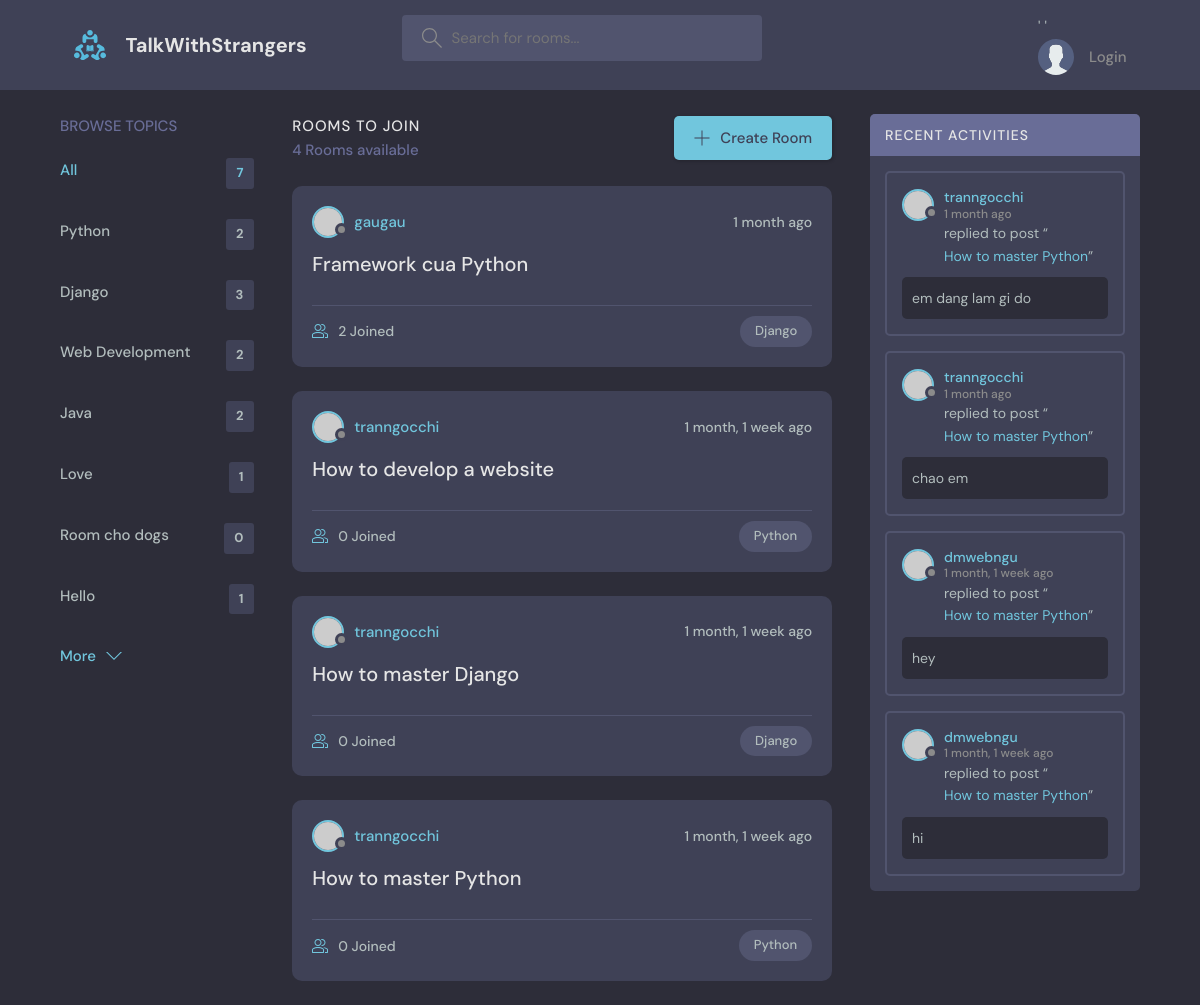
Page /?q=Python on the committed database.
### base/models.py (models this page shows, shortened)
class Topic(models.Model):
    name = models.CharField(max_length=200)

class Room(models.Model):
    host = models.ForeignKey(User, on_delete=models.SET_NULL, null=True)
    topic = models.ForeignKey(Topic, on_delete=models.SET_NULL, null=True)
    name = models.CharField(max_length=200)
    description = models.TextField(null=True, blank=True)
    participants = models.ManyToManyField(User, related_name='participants', blank=True)
    updated = models.DateTimeField(auto_now=True)
    created = models.DateTimeField(auto_now_add=True)
    class Meta:
        ordering = ['-updated', '-created']
    def __str__(self):
        return self.name

class Message(models.Model):
    user = models.ForeignKey(User, on_delete=models.CASCADE)
    room = models.ForeignKey(Room, on_delete=models.CASCADE)
    body = models.TextField()
    updated = models.DateTimeField(auto_now=True)
    created = models.DateTimeField(auto_now_add=True)
    class Meta:
        ordering = ['-updated', '-created']

### base/views.py (the view)
# urls.py: path('', views.home, name="home"),
def home(request):
    q = request.GET.get('q') if request.GET.get('q') != None else ''
    rooms = Room.objects.filter(
        Q(topic__name__icontains=q) |
        Q(name__icontains=q)|
        Q(description__icontains=q)
    )
    topics = Topic.objects.all()
    room_count = rooms.count()
    room_messages = Message.objects.filter(Q(room__topic__name__icontains=q))
    context = {'rooms': rooms, 'topics': topics, 'room_count': room_count,
    'room_messages': room_messages}
    return render(request, 'base/home.html', context)

### base/templates/base/home.html (shortened to what this page needs)
{% extends 'main.html' %}
{% block content %}
    <main class="layout layout--3">
      <div class="container">
        {% include 'base/topics_component.html' %}
        <div class="roomList">
          <div class="roomList__header">
            <div>
              <h2>Rooms To Join</h2>
              <p>{{room_count}} Rooms available</p>
            </div>
            <a class="btn btn--main" href="{% url 'create-room' %}">
              <svg version="1.1" xmlns="http://www.w3.org/2000/svg" width="32" height="32" viewBox="0 0 32 32">
                <title>add</title>
                <path
                  d="M16.943 0.943h-1.885v14.115h-14.115v1.885h14.115v14.115h1.885v-14.115h14.115v-1.885h-14.115v-14.115z"
                ></path>
              </svg>
              Create Room
            </a>
          </div>
          {% include 'base/feed_component.html' %}
        </div>
        {% include 'base/activity_component.html' %}
      </div>
    </main>
{% endblock content %}

### base/templates/base/topics_component.html
<div class="topics">
    <div class="topics__header">
      <h2>Browse Topics</h2>
    </div>
    <ul class="topics__list">
      <li>
        <a href="{% url 'home' %}" class="active">All <span>{{topics.count}}</span></a>
      </li>
      {% for topic in topics %}
      <li>
        <a href="{% url 'home' %}?q={{topic.name}}">{{topic.name}} <span>{{topic.room_set.all.count}}</span></a>
      </li>
      {% endfor %}
    </ul>
    <a class="btn btn--link" href="topics.html">
      More
      <svg version="1.1" xmlns="http://www.w3.org/2000/svg" width="32" height="32" viewBox="0 0 32 32">
        <title>chevron-down</title>
        <path d="M16 21l-13-13h-3l16 16 16-16h-3l-13 13z"></path>
      </svg>
    </a>
  </div>

### base/templates/base/feed_component.html (shortened to what this page needs)
{% for room in rooms %}
<div class="roomListRoom">
    <div class="roomListRoom__header">
      <a href="{% url 'user-profile' room.host.id %}" class="roomListRoom__author">
        <div class="avatar avatar--small">
          <img src="https://randomuser.me/api/portraits/women/11.jpg" />
        </div>
        <span>{{room.host.username}}</span>
      </a>
      <div class="roomListRoom__actions">
        <span>{{room.created|timesince}} ago</span>
      </div>
    </div>
    <div class="roomListRoom__content">
      <a href="{% url 'room' room.id %}">{{room.name}}</a>
    </div>
    <div class="roomListRoom__meta">
      <a href="{% url 'room' room.id %}" class="roomListRoom__joined">
        {{room.participants.all.count}} Joined
      </a>
      <p class="roomListRoom__topic">{{room.topic.name}}</p>
    </div>
  </div>
  {% endfor %}

### base/templates/base/activity_component.html (shortened to what this page needs)
<div class="activities">
    <div class="activities__header">
      <h2>Recent Activities</h2>
    </div>
    {% for message in room_messages %}
    <div class="activities__box">
      <div class="activities__boxHeader roomListRoom__header">
        <a href="{% url 'user-profile' message.user.id %}" class="roomListRoom__author">
          <div class="avatar avatar--small">
            <img src="https://randomuser.me/api/portraits/women/11.jpg" />
          </div>
          <p>
            {{message.user}}
            <span>{{message.created|timesince}} ago</span>
          </p>
        </a>
      </div>
      <div class="activities__boxContent">
          <p>replied to post “<a href="{% url 'room' message.room.id %}">{{message.room}}</a>”</p>
          <div class="activities__boxRoomContent">
              {{message.body}}
          </div>
      </div>
    </div>
    {% endfor %}
  </div>

### rows in the picture
Topic: name "Python", room_set.all.count "2"
Topic: name "Django", room_set.all.count "3"
Topic: name "Web Development", room_set.all.count "2"
Topic: name "Java", room_set.all.count "2"
Topic: name "Love", room_set.all.count "1"
Topic: name "Room cho dogs", room_set.all.count "0"
Topic: name "Hello", room_set.all.count "1"
Room: host.username "gaugau", created "1 month", name "Framework cua Python", participants.all.count "2", topic.name "Django"
Room: host.username "tranngocchi", created "1 month, 1 week", name "How to develop a website", participants.all.count "0", topic.name "Python"
Room: host.username "tranngocchi", created "1 month, 1 week", name "How to master Django", participants.all.count "0", topic.name "Django"
Room: host.username "tranngocchi", created "1 month, 1 week", name "How to master Python", participants.all.count "0", topic.name "Python"
Message: user "tranngocchi", created "1 month", room "How to master Python", body "em dang lam gi do"
Message: user "tranngocchi", created "1 month", room "How to master Python", body "chao em"
Message: user "dmwebngu", created "1 month, 1 week", room "How to master Python", body "hey"
Message: user "dmwebngu", created "1 month, 1 week", room "How to master Python", body "hi"

### other values in the picture
{{ topics.count }} "7"
{{ room_count }} "4"
